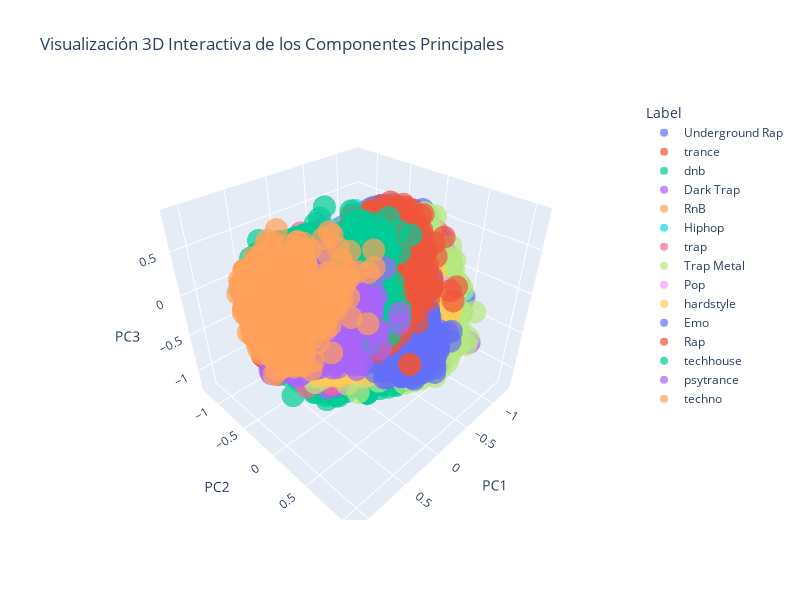

The notebook cell saved with this chart:
### Code cell
# Aplicar PCA (reducir a 3 componentes principales)
pca = PCA(n_components=3)
X_pca = pca.fit_transform(X_reduced)

pca_df = pd.DataFrame(X_pca, columns=['PC1', 'PC2', 'PC3'])
pca_df['Label'] = y  # Añadir las etiquetas (y) para colorear los puntos

# Crear el gráfico 3D interactivo
fig = px.scatter_3d(
    pca_df, 
    x='PC1', 
    y='PC2', 
    z='PC3', 
    color='Label',  # Colorear por etiquetas
    title='Visualización 3D Interactiva de los Componentes Principales',
    labels={'PC1': 'PC1', 'PC2': 'PC2', 'PC3': 'PC3'},
    opacity=0.7,  # Transparencia de los puntos
    width=800,  # Ancho del gráfico
    height=600  # Alto del gráfico
)

# Mostrar el gráfico
fig.show()

### Figure 1 — Plotly figure (JSON) as saved in the notebook; plotly's stock layout.template omitted (floating-point values rounded to 4 significant figures; data arrays with more than 128 entries replaced by an {"elided": "..."} marker saying what was removed)
{"data": [{"hovertemplate": "Label=Underground Rap<br>PC1=%{x}<br>PC2=%{y}<br>PC3=%{z}<extra></extra>", "legendgroup": "Underground Rap", "marker": {"color": "#636efa", "opacity": 0.7, "symbol": "circle"}, "mode": "markers", "name": "Underground Rap", "scene": "scene", "showlegend": true, "type": "scatter3d", "x": {"elided": "4683 float values"}, "y": {"elided": "4683 float values"}, "z": {"elided": "4683 float values"}}, {"hovertemplate": "Label=trance<br>PC1=%{x}<br>PC2=%{y}<br>PC3=%{z}<extra></extra>", "legendgroup": "trance", "marker": {"color": "#EF553B", "opacity": 0.7, "symbol": "circle"}, "mode": "markers", "name": "trance", "scene": "scene", "showlegend": true, "type": "scatter3d", "x": {"elided": "2437 float values"}, "y": {"elided": "2437 float values"}, "z": {"elided": "2437 float values"}}, {"hovertemplate": "Label=dnb<br>PC1=%{x}<br>PC2=%{y}<br>PC3=%{z}<extra></extra>", "legendgroup": "dnb", "marker": {"color": "#00cc96", "opacity": 0.7, "symbol": "circle"}, "mode": "markers", "name": "dnb", "scene": "scene", "showlegend": true, "type": "scatter3d", "x": {"elided": "2367 float values"}, "y": {"elided": "2367 float values"}, "z": {"elided": "2367 float values"}}, {"hovertemplate": "Label=Dark Trap<br>PC1=%{x}<br>PC2=%{y}<br>PC3=%{z}<extra></extra>", "legendgroup": "Dark Trap", "marker": {"color": "#ab63fa", "opacity": 0.7, "symbol": "circle"}, "mode": "markers", "name": "Dark Trap", "scene": "scene", "showlegend": true, "type": "scatter3d", "x": {"elided": "3608 float values"}, "y": {"elided": "3608 float values"}, "z": {"elided": "3608 float values"}}, {"hovertemplate": "Label=RnB<br>PC1=%{x}<br>PC2=%{y}<br>PC3=%{z}<extra></extra>", "legendgroup": "RnB", "marker": {"color": "#FFA15A", "opacity": 0.7, "symbol": "circle"}, "mode": "markers", "name": "RnB", "scene": "scene", "showlegend": true, "type": "scatter3d", "x": {"elided": "1703 float values"}, "y": {"elided": "1703 float values"}, "z": {"elided": "1703 float values"}}, {"hovertemplate": "Label=Hiphop<br>PC1=%{x}<br>PC2=%{y}<br>PC3=%{z}<extra></extra>", "legendgroup": "Hiphop", "marker": {"color": "#19d3f3", "opacity": 0.7, "symbol": "circle"}, "mode": "markers", "name": "Hiphop", "scene": "scene", "showlegend": true, "type": "scatter3d", "x": {"elided": "2407 float values"}, "y": {"elided": "2407 float values"}, "z": {"elided": "2407 float values"}}, {"hovertemplate": "Label=trap<br>PC1=%{x}<br>PC2=%{y}<br>PC3=%{z}<extra></extra>", "legendgroup": "trap", "marker": {"color": "#FF6692", "opacity": 0.7, "symbol": "circle"}, "mode": "markers", "name": "trap", "scene": "scene", "showlegend": true, "type": "scatter3d", "x": {"elided": "2405 float values"}, "y": {"elided": "2405 float values"}, "z": {"elided": "2405 float values"}}, {"hovertemplate": "Label=Trap Metal<br>PC1=%{x}<br>PC2=%{y}<br>PC3=%{z}<extra></extra>", "legendgroup": "Trap Metal", "marker": {"color": "#B6E880", "opacity": 0.7, "symbol": "circle"}, "mode": "markers", "name": "Trap Metal", "scene": "scene", "showlegend": true, "type": "scatter3d", "x": {"elided": "1572 float values"}, "y": {"elided": "1572 float values"}, "z": {"elided": "1572 float values"}}, {"hovertemplate": "Label=Pop<br>PC1=%{x}<br>PC2=%{y}<br>PC3=%{z}<extra></extra>", "legendgroup": "Pop", "marker": {"color": "#FF97FF", "opacity": 0.7, "symbol": "circle"}, "mode": "markers", "name": "Pop", "scene": "scene", "showlegend": true, "type": "scatter3d", "x": {"elided": "363 float values"}, "y": {"elided": "363 float values"}, "z": {"elided": "363 float values"}}, {"hovertemplate": "Label=hardstyle<br>PC1=%{x}<br>PC2=%{y}<br>PC3=%{z}<extra></extra>", "legendgroup": "hardstyle", "marker": {"color": "#FECB52", "opacity": 0.7, "symbol": "circle"}, "mode": "markers", "name": "hardstyle", "scene": "scene", "showlegend": true, "type": "scatter3d", "x": {"elided": "2317 float values"}, "y": {"elided": "2317 float values"}, "z": {"elided": "2317 float values"}}, {"hovertemplate": "Label=Emo<br>PC1=%{x}<br>PC2=%{y}<br>PC3=%{z}<extra></extra>", "legendgroup": "Emo", "marker": {"color": "#636efa", "opacity": 0.7, "symbol": "circle"}, "mode": "markers", "name": "Emo", "scene": "scene", "showlegend": true, "type": "scatter3d", "x": {"elided": "1339 float values"}, "y": {"elided": "1339 float values"}, "z": {"elided": "1339 float values"}}, {"hovertemplate": "Label=Rap<br>PC1=%{x}<br>PC2=%{y}<br>PC3=%{z}<extra></extra>", "legendgroup": "Rap", "marker": {"color": "#EF553B", "opacity": 0.7, "symbol": "circle"}, "mode": "markers", "name": "Rap", "scene": "scene", "showlegend": true, "type": "scatter3d", "x": {"elided": "1507 float values"}, "y": {"elided": "1507 float values"}, "z": {"elided": "1507 float values"}}, {"hovertemplate": "Label=techhouse<br>PC1=%{x}<br>PC2=%{y}<br>PC3=%{z}<extra></extra>", "legendgroup": "techhouse", "marker": {"color": "#00cc96", "opacity": 0.7, "symbol": "circle"}, "mode": "markers", "name": "techhouse", "scene": "scene", "showlegend": true, "type": "scatter3d", "x": {"elided": "2407 float values"}, "y": {"elided": "2407 float values"}, "z": {"elided": "2407 float values"}}, {"hovertemplate": "Label=psytrance<br>PC1=%{x}<br>PC2=%{y}<br>PC3=%{z}<extra></extra>", "legendgroup": "psytrance", "marker": {"color": "#ab63fa", "opacity": 0.7, "symbol": "circle"}, "mode": "markers", "name": "psytrance", "scene": "scene", "showlegend": true, "type": "scatter3d", "x": {"elided": "2363 float values"}, "y": {"elided": "2363 float values"}, "z": {"elided": "2363 float values"}}, {"hovertemplate": "Label=techno<br>PC1=%{x}<br>PC2=%{y}<br>PC3=%{z}<extra></extra>", "legendgroup": "techno", "marker": {"color": "#FFA15A", "opacity": 0.7, "symbol": "circle"}, "mode": "markers", "name": "techno", "scene": "scene", "showlegend": true, "type": "scatter3d", "x": {"elided": "2366 float values"}, "y": {"elided": "2366 float values"}, "z": {"elided": "2366 float values"}}], "layout": {"height": 600, "legend": {"title": {"text": "Label"}, "tracegroupgap": 0}, "scene": {"domain": {"x": [0, 1], "y": [0, 1]}, "xaxis": {"title": {"text": "PC1"}}, "yaxis": {"title": {"text": "PC2"}}, "zaxis": {"title": {"text": "PC3"}}}, "title": {"text": "Visualización 3D Interactiva de los Componentes Principales"}, "width": 800}}
